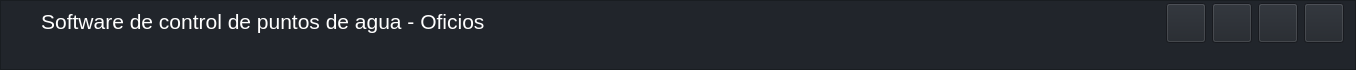
        <widget class="QFrame" name="frame_superior">
         <property name="minimumSize">
          <size>
           <width>0</width>
           <height>70</height>
          </size>
         </property>
         <property name="maximumSize">
          <size>
           <width>16777215</width>
           <height>40</height>
          </size>
         </property>
         <property name="styleSheet">
          <string notr="true">background-color: rgb(33, 37, 43);</string>
         </property>
         <property name="frameShape">
          <enum>QFrame::StyledPanel</enum>
         </property>
         <property name="frameShadow">
          <enum>QFrame::Raised</enum>
         </property>
         <layout class="QHBoxLayout" name="horizontalLayout">
          <property name="topMargin">
           <number>2</number>
          </property>
          <property name="bottomMargin">
           <number>29</number>
          </property>
          <item>
           <widget class="QLabel" name="label_5">
            <property name="font">
             <font>
              <family>Segoe UI</family>
              <pointsize>16</pointsize>
              <weight>50</weight>
              <italic>false</italic>
              <bold>false</bold>
             </font>
            </property>
            <property name="styleSheet">
             <string notr="true">color: rgb(255, 255, 255);</string>
            </property>
            <property name="text">
             <string>     Software de control de puntos de agua - Oficios</string>
            </property>
           </widget>
          </item>
          <item>
           <spacer name="horizontalSpacer">
            <property name="orientation">
             <enum>Qt::Horizontal</enum>
            </property>
            <property name="sizeHint" stdset="0">
             <size>
              <width>675</width>
              <height>20</height>
             </size>
            </property>
           </spacer>
          </item>
          <item>
           <widget class="QPushButton" name="bt_minimizar">
            <property name="minimumSize">
             <size>
              <width>40</width>
              <height>40</height>
             </size>
            </property>
            <property name="cursor">
             <cursorShape>PointingHandCursor</cursorShape>
            </property>
            <property name="styleSheet">
             <string notr="true">image: url(:/menu_principal/cil-window-minimize.png);</string>
            </property>
            <property name="text">
             <string/>
            </property>
           </widget>
          </item>
          <item>
           <widget class="QPushButton" name="bt_restaurar">
            <property name="minimumSize">
             <size>
              <width>40</width>
              <height>40</height>
             </size>
            </property>
            <property name="cursor">
             <cursorShape>PointingHandCursor</cursorShape>
            </property>
            <property name="styleSheet">
             <string notr="true">image: url(:/menu_principal/icon_restore.png);</string>
            </property>
            <property name="text">
             <string/>
            </property>
           </widget>
          </item>
          <item>
           <widget class="QPushButton" name="bt_maximizar">
            <property name="minimumSize">
             <size>
              <width>40</width>
              <height>40</height>
             </size>
            </property>
            <property name="cursor">
             <cursorShape>PointingHandCursor</cursorShape>
            </property>
            <property name="styleSheet">
             <string notr="true">image: url(:/menu_principal/icon_maximize.png);</string>
            </property>
            <property name="text">
             <string/>
            </property>
           </widget>
          </item>
          <item>
           <widget class="QPushButton" name="bt_cerrar">
            <property name="minimumSize">
             <size>
              <width>40</width>
              <height>40</height>
             </size>
            </property>
            <property name="cursor">
             <cursorShape>PointingHandCursor</cursorShape>
            </property>
            <property name="styleSheet">
             <string notr="true">image: url(:/menu_principal/cil-x.png);</string>
            </property>
            <property name="text">
             <string/>
            </property>
           </widget>
          </item>
         </layout>
        </widget>
